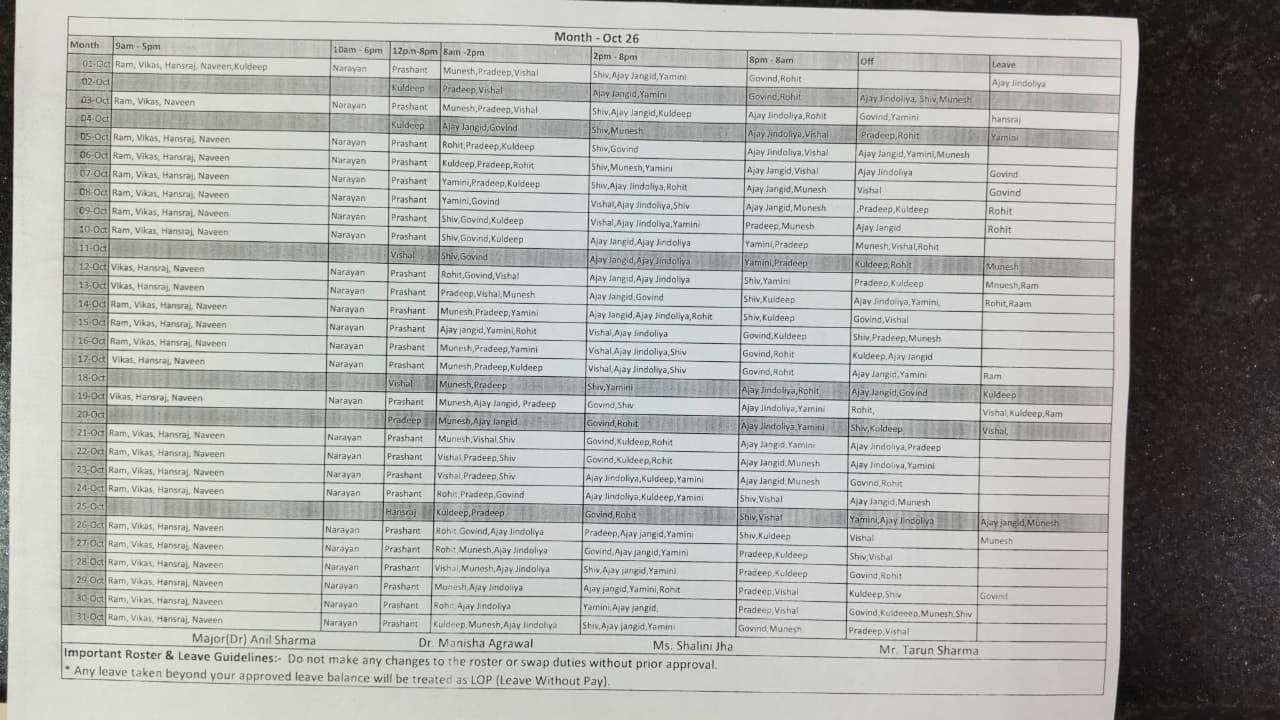
#> input picture roster_fixtures/roster_rot90.jpeg, 1280 x 720 px, found by its file name
$ python crop_oct02_items.py
#> lines starting #> are read from the running program, lines starting #| are printed output that depends on the picture
from PIL import Image

im = Image.open('roster_fixtures/roster_rot90.jpeg')
#> im is the input picture: PIL image 1280x720 RGB; mean R, G, B 171.9, 172.2, 169.9
# Row 02-Oct is at y ≈ 62 to 82
# Let's crop:
# 1. Date: 40-95
im.crop((40, 62, 95, 82)).save('roster_fixtures/oct02_date.jpeg')
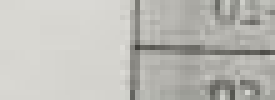
#> saved as oct02_date.jpeg: PIL image 55x20 RGB (shown 5 times larger); mean R, G, B 188.8, 188, 182.9
# 2. Kuldeep: 395-455
im.crop((395, 62, 455, 82)).save('roster_fixtures/oct02_kuldeep.jpeg')
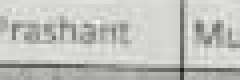
#> saved as oct02_kuldeep.jpeg: PIL image 60x20 RGB (shown 4 times larger); mean R, G, B 192.7, 192.8, 190.7
# 3. Pradeep, Vishal: 455-580
im.crop((455, 62, 580, 82)).save('roster_fixtures/oct02_pradeep_vishal.jpeg')
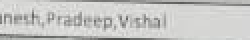
#> saved as oct02_pradeep_vishal.jpeg: PIL image 125x20 RGB (shown 2 times larger); mean R, G, B 197.9, 198.1, 196.1
# 4. Ajay Jangid, Yamini: 580-735
im.crop((580, 62, 735, 82)).save('roster_fixtures/oct02_ajay_yamini.jpeg')
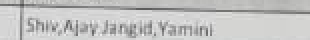
#> saved as oct02_ajay_yamini.jpeg: PIL image 155x20 RGB (shown 2 times larger); mean R, G, B 195, 195.1, 194.3
# 5. Govind, Rohit: 735-840
im.crop((735, 62, 840, 82)).save('roster_fixtures/oct02_govind_rohit.jpeg')
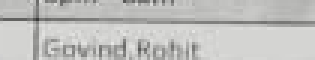
#> saved as oct02_govind_rohit.jpeg: PIL image 105x20 RGB (shown 3 times larger); mean R, G, B 191.9, 191.9, 189.9
# 6. Ajay Jindoliya, Shiv, Munesh: 840-980
im.crop((840, 62, 980, 82)).save('roster_fixtures/oct02_off.jpeg')
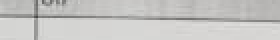
#> saved as oct02_off.jpeg: PIL image 140x20 RGB (shown 2 times larger); mean R, G, B 197.8, 197.3, 195.3

print("Saved all oct02 items")

$ run again, with roster_fixtures/october_2026_roster.jpeg copied over roster_fixtures/roster_rot90.jpeg
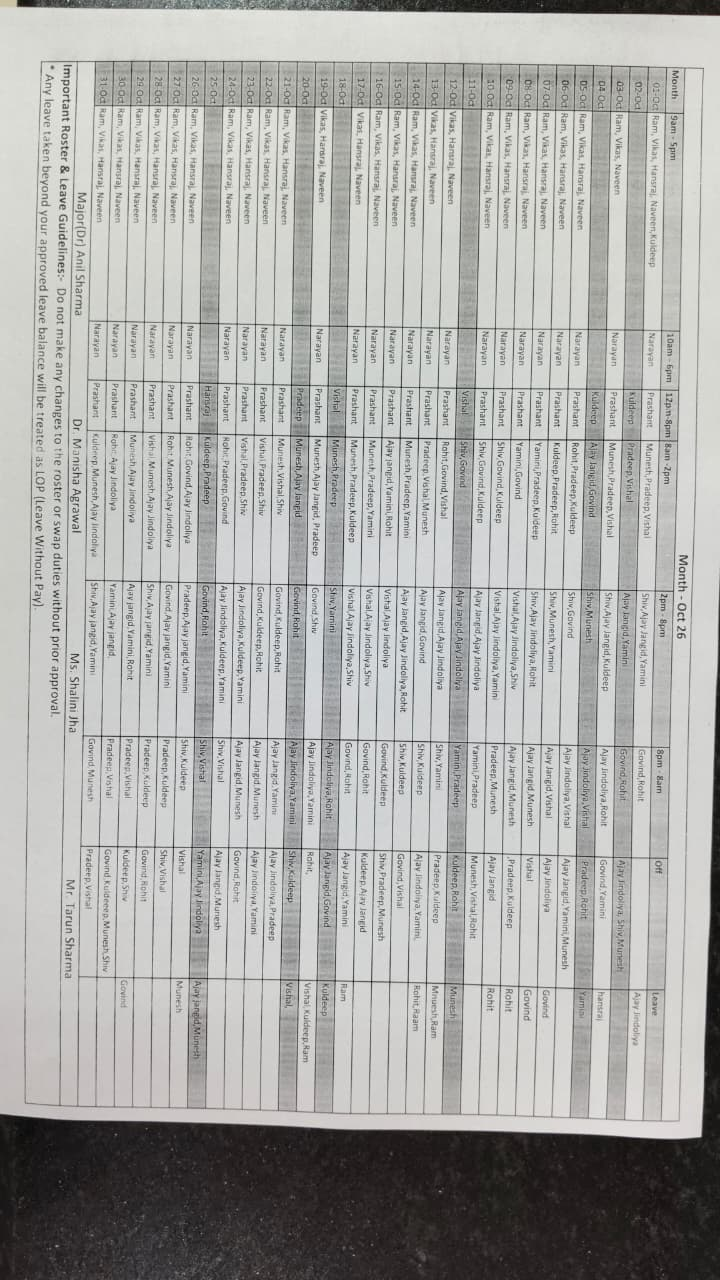
#> input picture roster_fixtures/october_2026_roster.jpeg, 720 x 1280 px, found by its file name
#> im is the input picture: PIL image 720x1280 RGB; mean R, G, B 171.9, 172.2, 169.9
#> `im.crop((455, 62, 580, 82)).save('roster_fixtures/oct02_pradeep_vishal..`:
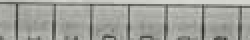
#> saved as oct02_pradeep_vishal.jpeg: PIL image 125x20 RGB (shown 2 times larger); mean R, G, B 159.8, 160.8, 154.8
#> `im.crop((580, 62, 735, 82)).save('roster_fixtures/oct02_ajay_yamini.jp..`:
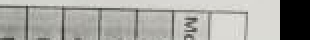
#> saved as oct02_ajay_yamini.jpeg: PIL image 155x20 RGB (shown 2 times larger); mean R, G, B 164.9, 164.6, 159.8
